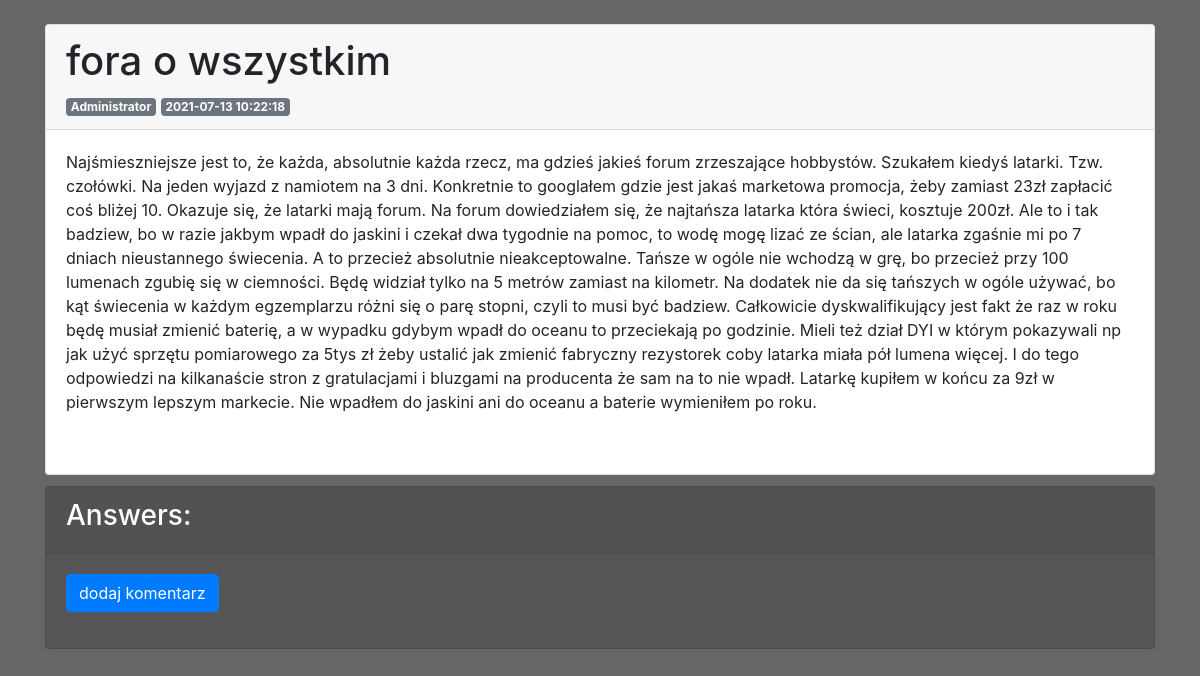
/post/1 (signed in), run on an earlier commit of the app's database.
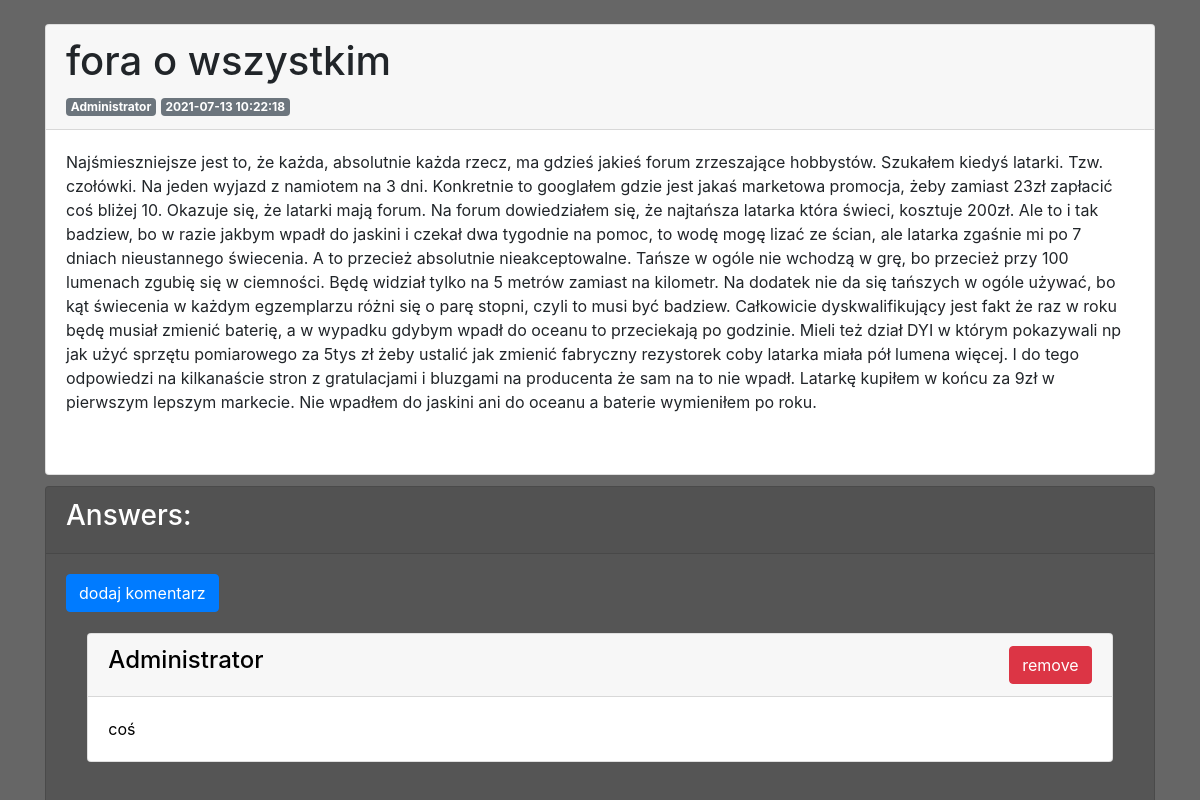
And on a later commit of the database.
### app.py (models this page shows, shortened)
class Urzyszkodnik(Base):
     __tablename__='urzyszkodniki'
     id = Column(Integer, primary_key=True)
     name = Column(String, unique=True)
     password = Column(String, nullable=False)
     rola = Column(Integer, nullable=False, default=0)

class Comment(Base):
     __tablename__="comments"
     id = Column(Integer, primary_key=True)
     postid = Column(Integer)
     autorid= Column(Integer, ForeignKey(Urzyszkodnik.id))
     comment = Column(String)

### app.py (the view)
@app.route("/post/<postid>", methods=["POST", "GET"])
def post(postid):
     if request.method == "GET":
          autors.clear()
          postt=session.query(Post).filter(Post.id == postid).first()
          try:
               autor=session.query(Urzyszkodnik).filter(Urzyszkodnik.id==postt.autorid).first().name
          except:
               autor="Autor nie dostępny/usunięty"
          try:
               flasksession["user_id"]
               zalogowany=True
          except:
               zalogowany=False
          komentarze=session.query(Comment).filter(Comment.postid == postid).all()
          postmanagment = sprawdzenierangi("postmanagment")
          for i in komentarze:
               autors.append(session.query(Urzyszkodnik).filter(Urzyszkodnik.id == i.autorid).first().name)
          return(render_template("artykul.html",
               autors=autors,
               ilosckomentarzy=len(komentarze),
               postmanagment=postmanagment,
               post=postt,
               zalogowany=zalogowany,
               dzial="",
               autor=autor,
               komentarze=komentarze
          ))
     elif request.method == "POST":
          autorid = flasksession["user_id"]
          komentarz = request.form["komentarz"]
          session.add(Comment(postid, autorid, komentarz))
          session.commit()
          return redirect(request.url)

### app.py (called while the page is built)
def sprawdzenierangi(uprawnienie):
     permited=False
     try:
          rola=session.query(Urzyszkodnik).filter(Urzyszkodnik.id == flasksession["user_id"]).first().rola
          permited=getattr(session.query(Ranga).filter(Ranga.id == rola).first(), str(uprawnienie))
     except:
          None
     if not permited == True:
          permited == False
     return(permited)

### templates/artykul.html (shortened to what this page needs)
<!doctype html>
<html>
  <head>
        <link rel="stylesheet" href="https://cdn.jsdelivr.net/npm/bootstrap@4.6.0/dist/css/bootstrap.min.css">
    <link href="{{ url_for('static', filename='style.css') }}" rel="stylesheet">
  </head>
  </head>
  <body>
    <div class="container">
      <div class="row">
        <div class="col-12">
      <div class="card">
        <div class="card-header">
          <h1>{{post.tytul}}</h1>
          <div class="badge badge-secondary">{{autor}}</div>
          <div class="badge badge-secondary">{{post.create_date}}</div>
        </div>
        <div class="card-body">
          <p style="white-space: pre-line">{{post.tresc}}</p>
          <br>
            </div>
          </div>
          </div>
          <div class="col-12">
          <div class="card" style="color:white ; margin-top: 1%; background-color: #555;">
            <div class="card-header" style="color:white ;"><h3>Answers:</h3></div>
            <div class="card-body">
              {% if zalogowany %}
                <p>
              <button class="btn btn-primary" type="button" data-toggle="collapse" data-target="#collapseExample" aria-expanded="false" aria-controls="collapseExample">
                dodaj komentarz
              </button>
            </p>
              {% else %}
              <p>Log in to comment</p>
              {% endif %}
              {% for i in range(ilosckomentarzy) %}
              <div class="card" style="margin: 2%; color:black ;">
                <div class="card-header">
                  {% if postmanagment %}
                  <a href="{{url_for('removecomment', commentid=komentarze[i].id)}}" style="float: right;"><button class="btn btn-danger">remove</button></a>
                  {% endif %}
                  <h4>{{autors[i]}}</h4>
                </div>
                <div class="card-body">
                  {{komentarze[i].comment}}
                </div>
              </div>
            {% endfor %}
            </div>
          </div>
        </div>
      </div>
    </div>
  </body>
</html>

What changed in the data, as far as the page shows it:
added Comment: comment "coś"
Also different on the page:
new list line: "remove"
new list line: "Administrator"
